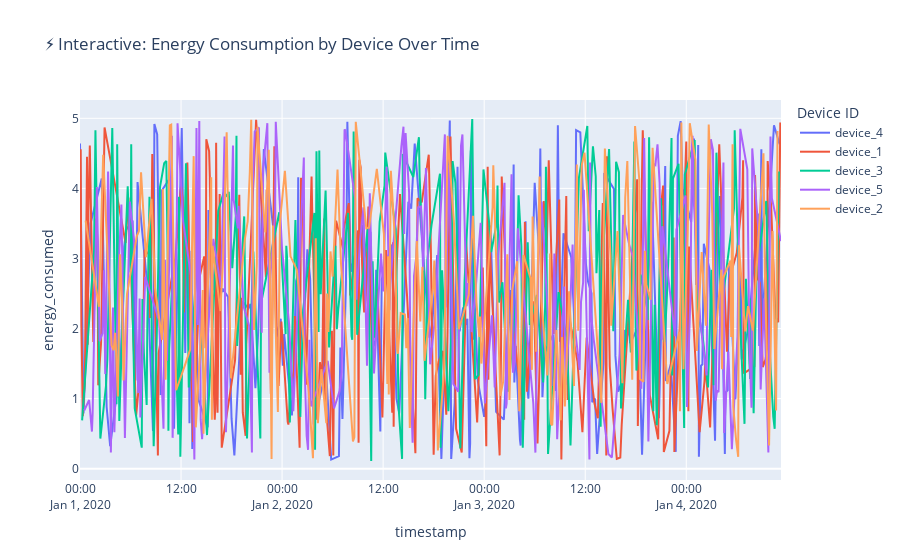

The code cell stored with this chart in its notebook:
### Code cell
# 7️⃣ INTERACTIVE: DEVICE ENERGY OVER TIME (Plotly)
fig = px.line(df, x='timestamp', y='energy_consumed', color='device_id',
              title="⚡ Interactive: Energy Consumption by Device Over Time")
fig.update_layout(legend_title_text='Device ID')
fig.show()

### Figure 1 — Plotly figure (JSON) as saved in the notebook; plotly's stock layout.template omitted (floating-point values rounded to 4 significant figures; data arrays with more than 128 entries replaced by an {"elided": "..."} marker saying what was removed)
{"data": [{"hovertemplate": "device_id=device_4<br>timestamp=%{x}<br>energy_consumed=%{y}<extra></extra>", "legendgroup": "device_4", "line": {"color": "#636efa", "dash": "solid"}, "marker": {"symbol": "circle"}, "mode": "lines", "name": "device_4", "orientation": "v", "showlegend": true, "type": "scatter", "x": {"elided": "195 str values"}, "xaxis": "x", "y": {"elided": "195 float values"}, "yaxis": "y"}, {"hovertemplate": "device_id=device_1<br>timestamp=%{x}<br>energy_consumed=%{y}<extra></extra>", "legendgroup": "device_1", "line": {"color": "#EF553B", "dash": "solid"}, "marker": {"symbol": "circle"}, "mode": "lines", "name": "device_1", "orientation": "v", "showlegend": true, "type": "scatter", "x": {"elided": "210 str values"}, "xaxis": "x", "y": {"elided": "210 float values"}, "yaxis": "y"}, {"hovertemplate": "device_id=device_3<br>timestamp=%{x}<br>energy_consumed=%{y}<extra></extra>", "legendgroup": "device_3", "line": {"color": "#00cc96", "dash": "solid"}, "marker": {"symbol": "circle"}, "mode": "lines", "name": "device_3", "orientation": "v", "showlegend": true, "type": "scatter", "x": {"elided": "200 str values"}, "xaxis": "x", "y": {"elided": "200 float values"}, "yaxis": "y"}, {"hovertemplate": "device_id=device_5<br>timestamp=%{x}<br>energy_consumed=%{y}<extra></extra>", "legendgroup": "device_5", "line": {"color": "#ab63fa", "dash": "solid"}, "marker": {"symbol": "circle"}, "mode": "lines", "name": "device_5", "orientation": "v", "showlegend": true, "type": "scatter", "x": {"elided": "205 str values"}, "xaxis": "x", "y": {"elided": "205 float values"}, "yaxis": "y"}, {"hovertemplate": "device_id=device_2<br>timestamp=%{x}<br>energy_consumed=%{y}<extra></extra>", "legendgroup": "device_2", "line": {"color": "#FFA15A", "dash": "solid"}, "marker": {"symbol": "circle"}, "mode": "lines", "name": "device_2", "orientation": "v", "showlegend": true, "type": "scatter", "x": {"elided": "190 str values"}, "xaxis": "x", "y": {"elided": "190 float values"}, "yaxis": "y"}], "layout": {"legend": {"title": {"text": "Device ID"}, "tracegroupgap": 0}, "title": {"text": "⚡ Interactive: Energy Consumption by Device Over Time"}, "xaxis": {"anchor": "y", "domain": [0, 1], "title": {"text": "timestamp"}}, "yaxis": {"anchor": "x", "domain": [0, 1], "title": {"text": "energy_consumed"}}}}
